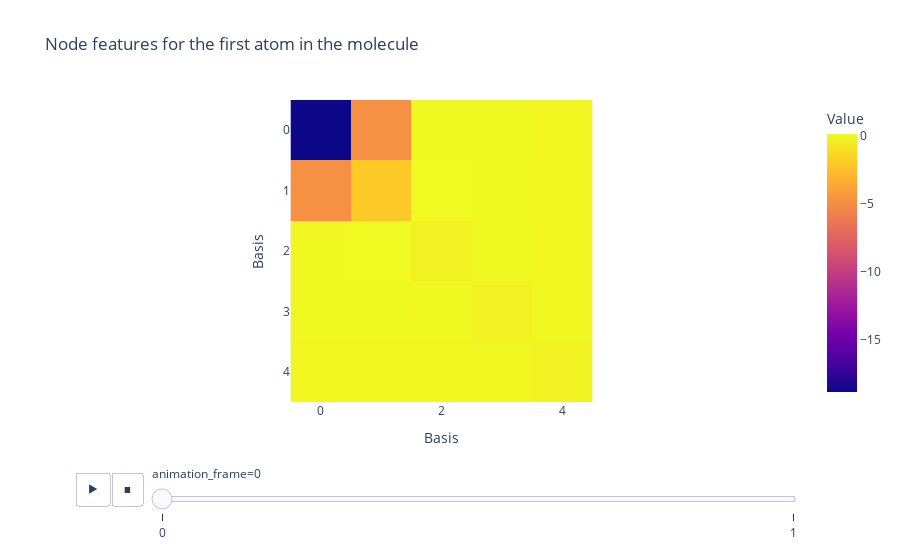

This figure's notebook cell:
### Code cell
# Plot one of the node and edge features
fig = px.imshow(
    node_features[0][0], animation_frame=0, labels=dict(x="Basis", y="Basis", color="Value"),
    title="Node features for the first atom in the molecule"
)
fig.show()

### Figure 1 — Plotly figure (JSON) as saved in the notebook; plotly's stock layout.template omitted (floating-point values rounded to 4 significant figures)
{"data": [{"coloraxis": "coloraxis", "hovertemplate": "Basis: %{x}<br>Basis: %{y}<br>Value: %{z}<extra></extra>", "name": "0", "type": "heatmap", "xaxis": "x", "yaxis": "y", "z": [[-18.83, -4.847, 0.01845, 0.01465, 0.0007066], [-4.847, -2.047, 0.1248, 0.09915, 0.004781], [0.01845, 0.1248, -0.2153, 0.01776, -0.00382], [0.01465, 0.09915, 0.01776, -0.2238, 0.002055], [0.0007066, 0.004781, -0.00382, 0.002055, -0.1442]]}], "layout": {"coloraxis": {"colorbar": {"title": {"text": "Value"}}, "colorscale": [[0, "#0d0887"], [0.1111, "#46039f"], [0.2222, "#7201a8"], [0.3333, "#9c179e"], [0.4444, "#bd3786"], [0.5556, "#d8576b"], [0.6667, "#ed7953"], [0.7778, "#fb9f3a"], [0.8889, "#fdca26"], [1, "#f0f921"]]}, "sliders": [{"active": 0, "currentvalue": {"prefix": "animation_frame="}, "len": 0.9, "pad": {"b": 10, "t": 60}, "steps": [{"args": [["0"], {"frame": {"duration": 0, "redraw": true}, "fromcurrent": true, "mode": "immediate", "transition": {"duration": 0, "easing": "linear"}}], "label": "0", "method": "animate"}, {"args": [["1"], {"frame": {"duration": 0, "redraw": true}, "fromcurrent": true, "mode": "immediate", "transition": {"duration": 0, "easing": "linear"}}], "label": "1", "method": "animate"}], "x": 0.1, "xanchor": "left", "y": 0, "yanchor": "top"}], "title": {"text": "Node features for the first atom in the molecule"}, "updatemenus": [{"buttons": [{"args": [null, {"frame": {"duration": 500, "redraw": true}, "fromcurrent": true, "mode": "immediate", "transition": {"duration": 500, "easing": "linear"}}], "label": "&#9654;", "method": "animate"}, {"args": [[null], {"frame": {"duration": 0, "redraw": true}, "fromcurrent": true, "mode": "immediate", "transition": {"duration": 0, "easing": "linear"}}], "label": "&#9724;", "method": "animate"}], "direction": "left", "pad": {"r": 10, "t": 70}, "showactive": false, "type": "buttons", "x": 0.1, "xanchor": "right", "y": 0, "yanchor": "top"}], "xaxis": {"anchor": "y", "constrain": "domain", "domain": [0, 1], "scaleanchor": "y", "title": {"text": "Basis"}}, "yaxis": {"anchor": "x", "autorange": "reversed", "constrain": "domain", "domain": [0, 1], "title": {"text": "Basis"}}}}
